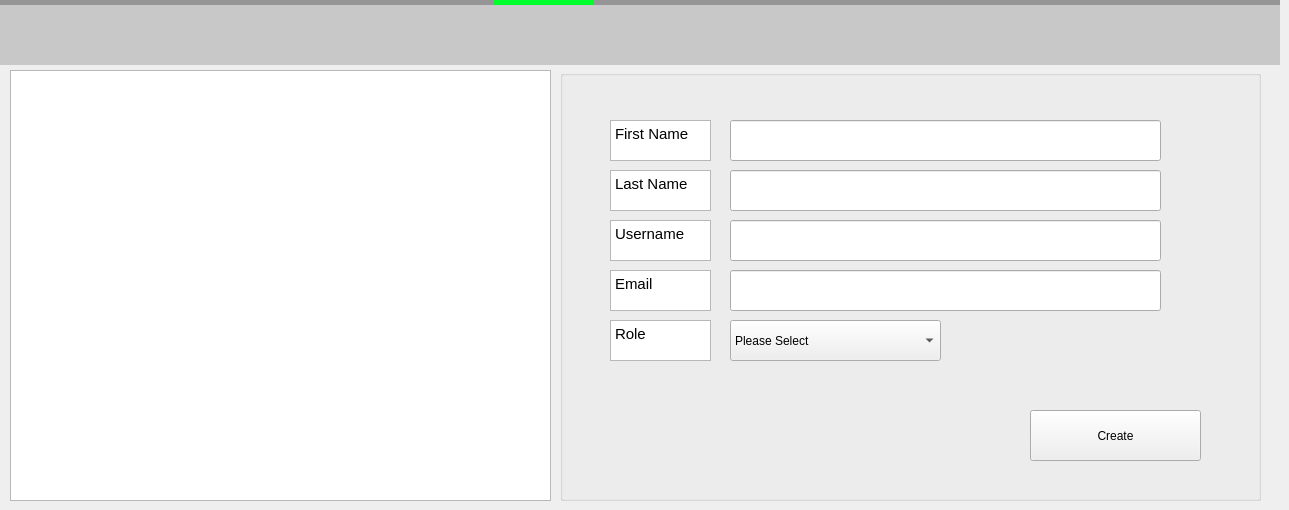
   <widget class="QWidget" name="teamPage">
    <widget class="QGroupBox" name="TaskSelectBox">
     <property name="geometry">
      <rect>
       <x>560</x>
       <y>70</y>
       <width>701</width>
       <height>431</height>
      </rect>
     </property>
     <property name="title">
      <string/>
     </property>
     <widget class="QTextBrowser" name="display_firstname">
      <property name="geometry">
       <rect>
        <x>50</x>
        <y>50</y>
        <width>101</width>
        <height>41</height>
       </rect>
      </property>
      <property name="html">
       <string>&lt;!DOCTYPE HTML PUBLIC &quot;-//W3C//DTD HTML 4.0//EN&quot; &quot;http://www.w3.org/TR/REC-html40/strict.dtd&quot;&gt;
&lt;html&gt;&lt;head&gt;&lt;meta name=&quot;qrichtext&quot; content=&quot;1&quot; /&gt;&lt;meta charset=&quot;utf-8&quot; /&gt;&lt;style type=&quot;text/css&quot;&gt;
p, li { white-space: pre-wrap; }
hr { height: 1px; border-width: 0; }
li.unchecked::marker { content: &quot;\2610&quot;; }
li.checked::marker { content: &quot;\2612&quot;; }
&lt;/style&gt;&lt;/head&gt;&lt;body style=&quot; font-family:'Segoe UI'; font-size:9pt; font-weight:400; font-style:normal;&quot;&gt;
&lt;p style=&quot; margin-top:0px; margin-bottom:0px; margin-left:0px; margin-right:0px; -qt-block-indent:0; text-indent:0px;&quot;&gt;&lt;span style=&quot; font-size:11pt;&quot;&gt;First Name&lt;/span&gt;&lt;/p&gt;&lt;/body&gt;&lt;/html&gt;</string>
      </property>
     </widget>
     <widget class="QLineEdit" name="input_username">
      <property name="geometry">
       <rect>
        <x>170</x>
        <y>150</y>
        <width>431</width>
        <height>41</height>
       </rect>
      </property>
     </widget>
     <widget class="QTextBrowser" name="display_role">
      <property name="geometry">
       <rect>
        <x>50</x>
        <y>250</y>
        <width>101</width>
        <height>41</height>
       </rect>
      </property>
      <property name="html">
       <string>&lt;!DOCTYPE HTML PUBLIC &quot;-//W3C//DTD HTML 4.0//EN&quot; &quot;http://www.w3.org/TR/REC-html40/strict.dtd&quot;&gt;
&lt;html&gt;&lt;head&gt;&lt;meta name=&quot;qrichtext&quot; content=&quot;1&quot; /&gt;&lt;meta charset=&quot;utf-8&quot; /&gt;&lt;style type=&quot;text/css&quot;&gt;
p, li { white-space: pre-wrap; }
hr { height: 1px; border-width: 0; }
li.unchecked::marker { content: &quot;\2610&quot;; }
li.checked::marker { content: &quot;\2612&quot;; }
&lt;/style&gt;&lt;/head&gt;&lt;body style=&quot; font-family:'Segoe UI'; font-size:9pt; font-weight:400; font-style:normal;&quot;&gt;
&lt;p style=&quot; margin-top:0px; margin-bottom:0px; margin-left:0px; margin-right:0px; -qt-block-indent:0; text-indent:0px;&quot;&gt;&lt;span style=&quot; font-size:11pt;&quot;&gt;Role&lt;/span&gt;&lt;/p&gt;&lt;/body&gt;&lt;/html&gt;</string>
      </property>
     </widget>
     <widget class="QLineEdit" name="input_lastname">
      <property name="geometry">
       <rect>
        <x>170</x>
        <y>100</y>
        <width>431</width>
        <height>41</height>
       </rect>
      </property>
     </widget>
     <widget class="QTextBrowser" name="display_email">
      <property name="geometry">
       <rect>
        <x>50</x>
        <y>200</y>
        <width>101</width>
        <height>41</height>
       </rect>
      </property>
      <property name="html">
       <string>&lt;!DOCTYPE HTML PUBLIC &quot;-//W3C//DTD HTML 4.0//EN&quot; &quot;http://www.w3.org/TR/REC-html40/strict.dtd&quot;&gt;
&lt;html&gt;&lt;head&gt;&lt;meta name=&quot;qrichtext&quot; content=&quot;1&quot; /&gt;&lt;meta charset=&quot;utf-8&quot; /&gt;&lt;style type=&quot;text/css&quot;&gt;
p, li { white-space: pre-wrap; }
hr { height: 1px; border-width: 0; }
li.unchecked::marker { content: &quot;\2610&quot;; }
li.checked::marker { content: &quot;\2612&quot;; }
&lt;/style&gt;&lt;/head&gt;&lt;body style=&quot; font-family:'Segoe UI'; font-size:9pt; font-weight:400; font-style:normal;&quot;&gt;
&lt;p style=&quot; margin-top:0px; margin-bottom:0px; margin-left:0px; margin-right:0px; -qt-block-indent:0; text-indent:0px;&quot;&gt;&lt;span style=&quot; font-size:11pt;&quot;&gt;Email&lt;/span&gt;&lt;/p&gt;&lt;/body&gt;&lt;/html&gt;</string>
      </property>
     </widget>
     <widget class="QLineEdit" name="input_firstname">
      <property name="geometry">
       <rect>
        <x>170</x>
        <y>50</y>
        <width>431</width>
        <height>41</height>
       </rect>
      </property>
      <property name="text">
       <string/>
      </property>
     </widget>
     <widget class="QComboBox" name="comboBox_role">
      <property name="geometry">
       <rect>
        <x>170</x>
        <y>250</y>
        <width>211</width>
        <height>41</height>
       </rect>
      </property>
      <item>
       <property name="text">
        <string>Please Select</string>
       </property>
      </item>
      <item>
       <property name="text">
        <string>Product Owner</string>
       </property>
      </item>
      <item>
       <property name="text">
        <string>Scrum Master</string>
       </property>
      </item>
      <item>
       <property name="text">
        <string>Team</string>
       </property>
      </item>
     </widget>
     <widget class="QLineEdit" name="input_email">
      <property name="geometry">
       <rect>
        <x>170</x>
        <y>200</y>
        <width>431</width>
        <height>41</height>
       </rect>
      </property>
     </widget>
     <widget class="QTextBrowser" name="display_username">
      <property name="geometry">
       <rect>
        <x>50</x>
        <y>150</y>
        <width>101</width>
        <height>41</height>
       </rect>
      </property>
      <property name="html">
       <string>&lt;!DOCTYPE HTML PUBLIC &quot;-//W3C//DTD HTML 4.0//EN&quot; &quot;http://www.w3.org/TR/REC-html40/strict.dtd&quot;&gt;
&lt;html&gt;&lt;head&gt;&lt;meta name=&quot;qrichtext&quot; content=&quot;1&quot; /&gt;&lt;meta charset=&quot;utf-8&quot; /&gt;&lt;style type=&quot;text/css&quot;&gt;
p, li { white-space: pre-wrap; }
hr { height: 1px; border-width: 0; }
li.unchecked::marker { content: &quot;\2610&quot;; }
li.checked::marker { content: &quot;\2612&quot;; }
&lt;/style&gt;&lt;/head&gt;&lt;body style=&quot; font-family:'Segoe UI'; font-size:9pt; font-weight:400; font-style:normal;&quot;&gt;
&lt;p style=&quot; margin-top:0px; margin-bottom:0px; margin-left:0px; margin-right:0px; -qt-block-indent:0; text-indent:0px;&quot;&gt;&lt;span style=&quot; font-size:11pt;&quot;&gt;Username&lt;/span&gt;&lt;/p&gt;&lt;/body&gt;&lt;/html&gt;</string>
      </property>
     </widget>
     <widget class="QTextBrowser" name="display_lastname">
      <property name="geometry">
       <rect>
        <x>50</x>
        <y>100</y>
        <width>101</width>
        <height>41</height>
       </rect>
      </property>
      <property name="html">
       <string>&lt;!DOCTYPE HTML PUBLIC &quot;-//W3C//DTD HTML 4.0//EN&quot; &quot;http://www.w3.org/TR/REC-html40/strict.dtd&quot;&gt;
&lt;html&gt;&lt;head&gt;&lt;meta name=&quot;qrichtext&quot; content=&quot;1&quot; /&gt;&lt;meta charset=&quot;utf-8&quot; /&gt;&lt;style type=&quot;text/css&quot;&gt;
p, li { white-space: pre-wrap; }
hr { height: 1px; border-width: 0; }
li.unchecked::marker { content: &quot;\2610&quot;; }
li.checked::marker { content: &quot;\2612&quot;; }
&lt;/style&gt;&lt;/head&gt;&lt;body style=&quot; font-family:'Segoe UI'; font-size:9pt; font-weight:400; font-style:normal;&quot;&gt;
&lt;p style=&quot; margin-top:0px; margin-bottom:0px; margin-left:0px; margin-right:0px; -qt-block-indent:0; text-indent:0px;&quot;&gt;&lt;span style=&quot; font-size:11pt;&quot;&gt;Last Name&lt;/span&gt;&lt;/p&gt;&lt;/body&gt;&lt;/html&gt;</string>
      </property>
     </widget>
     <widget class="QPushButton" name="CreateUser_Button">
      <property name="geometry">
       <rect>
        <x>470</x>
        <y>340</y>
        <width>171</width>
        <height>51</height>
       </rect>
      </property>
      <property name="text">
       <string>Create</string>
      </property>
     </widget>
    </widget>
    <widget class="QLabel" name="selectorB_4">
     <property name="geometry">
      <rect>
       <x>0</x>
       <y>0</y>
       <width>1280</width>
       <height>5</height>
      </rect>
     </property>
     <property name="minimumSize">
      <size>
       <width>100</width>
       <height>5</height>
      </size>
     </property>
     <property name="maximumSize">
      <size>
       <width>1280</width>
       <height>5</height>
      </size>
     </property>
     <property name="styleSheet">
      <string notr="true">QLabel {
background-color: rgb(150, 150, 150);
}</string>
     </property>
     <property name="text">
      <string/>
     </property>
    </widget>
    <widget class="QLabel" name="toplabelB_3">
     <property name="geometry">
      <rect>
       <x>0</x>
       <y>5</y>
       <width>1280</width>
       <height>60</height>
      </rect>
     </property>
     <property name="minimumSize">
      <size>
       <width>1280</width>
       <height>60</height>
      </size>
     </property>
     <property name="maximumSize">
      <size>
       <width>1280</width>
       <height>60</height>
      </size>
     </property>
     <property name="styleSheet">
      <string notr="true">QLabel {
font: 13pt &quot;Arial&quot;;
background-color: rgb(200, 200, 200);
color: rgb(0, 0, 0);
}</string>
     </property>
     <property name="text">
      <string/>
     </property>
    </widget>
    <widget class="QLabel" name="selectorbarB_3">
     <property name="geometry">
      <rect>
       <x>494</x>
       <y>0</y>
       <width>100</width>
       <height>5</height>
      </rect>
     </property>
     <property name="minimumSize">
      <size>
       <width>100</width>
       <height>5</height>
      </size>
     </property>
     <property name="maximumSize">
      <size>
       <width>999999</width>
       <height>5</height>
      </size>
     </property>
     <property name="styleSheet">
      <string notr="true">QLabel {
background-color: rgb(0, 255, 44);
}</string>
     </property>
     <property name="text">
      <string/>
     </property>
    </widget>
    <widget class="QTableWidget" name="teamTable">
     <property name="geometry">
      <rect>
       <x>10</x>
       <y>70</y>
       <width>541</width>
       <height>431</height>
      </rect>
     </property>
    </widget>
   </widget>
